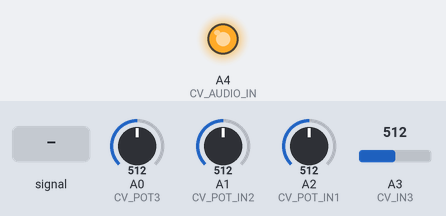
Bench run of a sketch on a simulated Arduino Uno, built with avr-gcc and run on an emulated ATmega328P. Shown: output pins drawn as LEDs (lit = HIGH). The inputs (shaded band) are chosen by the test bench; at power-on: A3 (CV_IN3) = 512, A0 (CV_POT3) = 512, A1 (CV_POT_IN2) = 512, A2 (CV_POT_IN1) = 512.

Above: at 1.2 s.
1.3 s: A3 (CV_IN3) fed a 200 Hz sine of ±81 counts around its level
At 3.38 s:
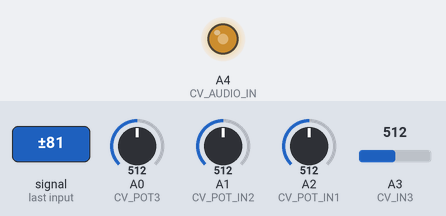
4.3 s: A3 (CV_IN3) set to 306
7.3 s: A3 (CV_IN3) set to 501
8.9 s: A3 (CV_IN3) set to 520
At 10.1 s:
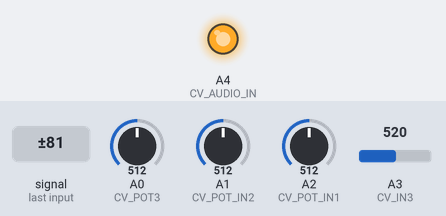
10.8 s: A3 (CV_IN3) set to 502
At 11.6 s:
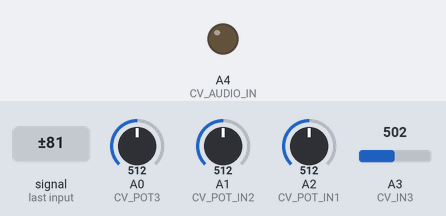
Timing chart, 0 to 13.7 s (numbered marks = the images above; inputs shaded):
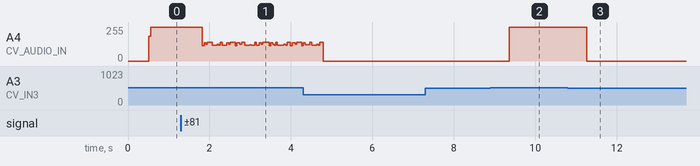

The sketch:

tardy.ino
```cpp
// (licence header left out)
/// TARDY
///
/// Tardy takes gates or triggers at its three inputs and re-echoes them to its outputs
/// with a small and settable amount of delay (up to about a half-second).
/// This is primarily meant to get drums etc. in sync with other devices
/// that have some degree of latency.  Tardy was written by Sean Luke [sean@cs.gmu.edu]
///
/// SET GRAINS TO GRAINS MODE.  (If you want MOZZI mode, change CV_AUDIO_OUT to 9)
///
/// If you turn the Delay knob, it'll take Tardy a few seconds to converge to the new
/// delay value: this is a consequence of Tardy's way of dealing with noise in the delay
/// knob.  Be patient.
///
/// NOTE: output to Digital Out is likely to be SLIGHTLY FASTER than output to Audio In
/// or Audio Out.  If Output 1 is a bit ahead of Outputs 2 and 3, let me know and I can
/// try to tweak things.

/// CONFIGURATION
///
/// IN 1            Input 1
/// IN 2            Input 2
/// IN 3            Input 3
/// AUDIO IN (A)    Output 3
/// AUDIO OUT       Output 1
/// DIGITAL OUT (D) Output 2
///
/// POT 1           UNUSED.  Set to IN1 and turn dial to approximately 2 o'clock.
/// POT 2           UNUSED.  Set to IN2 and turn dial to approximately 2 o'clock.
/// POT 3           Degree of Delay


////////// PINOUTS

#define CV_POT_IN1    A2  // Input 1
#define CV_POT_IN2    A1  // Input 2
#define CV_POT3       A0  // Delay Amount
#define CV_IN3        A3  // Input 3
#define CV_AUDIO_IN   A4  // Output 3
#define CV_AUDIO_OUT  11  // Output 1
#define CV_GATE_OUT   8   // Output 2
#define RANDOM_PIN    A5

uint8_t bittest(uint8_t* buffer, uint16_t pos)
	{
	return buffer[pos / 8] & (1 << (pos % 8)) != 0;
	}

void bitset(uint8_t* buffer, uint16_t pos)
	{
	buffer[pos / 8] |= (1 << (pos % 8));
	}

void bitclear(uint8_t* buffer, uint16_t pos)
	{
	buffer[pos / 8] &= ~(1 << (pos % 8));
	}

#define BUFFERLEN 4096
uint8_t buffer1[BUFFERLEN / 8];
uint8_t buffer2[BUFFERLEN / 8];
uint8_t buffer3[BUFFERLEN / 8];

void setup()
    {
    pinMode(CV_AUDIO_IN, OUTPUT);
    }

uint16_t _delay;

#define HIGH 600
#define LOW 400

uint16_t time = 0;

void loop()
    {
    // An analog read can be done 9615 times a sec, so four of them can be done 2404 times a sec.
    // Thus we will go through a buffer of size 2400 in almost exactly 1 sec.  Let's just
    // do 2048.

    // Read inputs
    uint16_t in1 = analogRead(CV_POT_IN1);
    uint16_t in2 = analogRead(CV_POT_IN2);
    uint16_t in3 = analogRead(CV_IN3);
   	_delay = (_delay * 15 + analogRead(CV_POT3)) >> 4;

	// Emit current values
	digitalWrite(CV_AUDIO_OUT, bittest(buffer1, time));
	digitalWrite(CV_GATE_OUT, bittest(buffer2, time));
	digitalWrite(CV_AUDIO_IN, bittest(buffer3, time));

	// Write inputs
	uint16_t tdelay = time + _delay * 2 + 1;
	if (tdelay >= BUFFERLEN) tdelay = tdelay - BUFFERLEN;

	if (in1 >= 512) bitset(buffer1, tdelay);
	else bitclear(buffer1, tdelay);
	if (in2 >= 512) bitset(buffer2, tdelay);
	else bitclear(buffer2, tdelay);
	if (in3 >= 512) bitset(buffer3, tdelay);
	else bitclear(buffer3, tdelay);

	// Increment time
	time++;
	if (time >= BUFFERLEN) time = time - BUFFERLEN;
 }
```

Measured:
- after the input at 7.3 s, every drawn part: stays the same
- after the input at 8.9 s, A4 (CV_AUDIO_IN): 0/255 → 255/255 after 0.46 s
- after the input at 10.8 s, A4 (CV_AUDIO_IN): 255/255 → 0/255 after 0.46 s
